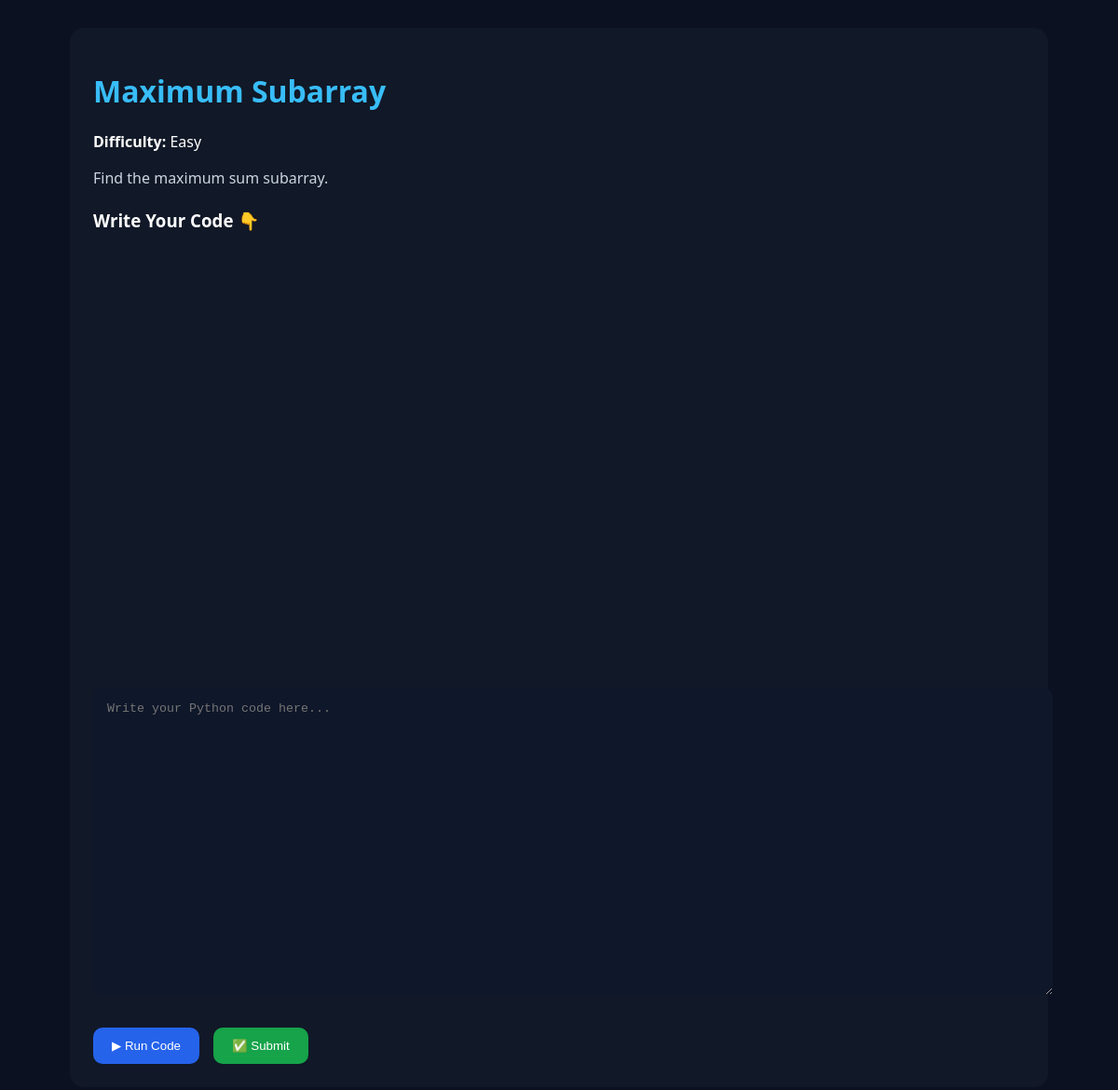
The page /problem/4 on the database its author committed.
### tables this page shows
CREATE TABLE problems (
    id INTEGER PRIMARY KEY AUTOINCREMENT,
    title TEXT,
    difficulty TEXT,
    description TEXT,
    status TEXT,
    favorite TEXT
);

### app.py (the view)
@app.route("/problem/<int:problem_id>")
def problem_detail(problem_id):
    conn = sqlite3.connect("database.db")
    cursor = conn.cursor()
    cursor.execute("SELECT * FROM problems WHERE id=?", (problem_id,))
    problem = cursor.fetchone()
    conn.close()
    return render_template("problem_detail.html", problem=problem)

### templates/problem_detail.html (shortened to what this page needs)
<!DOCTYPE html>
<html>
<head>
</head>
<body>
<div class="container">
    <h1>{{ problem[1] }}</h1>
    <p><b>Difficulty:</b> {{ problem[2] }}</p>
<div class="desc">
    {{ problem[3] }}
</div>
<h3 style="margin-top:20px;">Write Your Code 👇</h3>
<form method="POST" action="/run_code/{{ problem[0] }}">
    <textarea name="code" placeholder="Write your Python code here...">{{ code if code else "" }}</textarea>
    <br>
    <div style="margin-top:15px;display:flex;gap:15px;">
    <button type="submit">▶ Run Code</button>
    <button
        type="submit"
        formaction="/submit_code/{{ problem[0] }}"
        style="background:#16a34a;">
        ✅ Submit
    </button>
</div>
</form>
</div>
</body>
</html>

### templates/problem_detail.html (style rules this page uses)
body { background:#0b1120; color:white; font-family:'Segoe UI',sans-serif; margin:0; padding:30px; }
.container { max-width:1000px; margin:auto; background:#111827; padding:25px; border-radius:15px; }
h1 { color:#38bdf8; }
.desc { margin-top:15px; color:#cbd5e1; line-height:1.6; }
textarea { width:100%; height:300px; margin-top:20px; background:#0f172a; color:white; border:none; padding:15px; border-radius:10px; font-family:monospace; }
button { margin-top:15px; padding:12px 20px; background:#2563eb; color:white; border:none; border-radius:10px; cursor:pointer; }

### rows shown on the page
problems: title "Maximum Subarray", difficulty "Easy", description "Find the maximum sum subarray."
